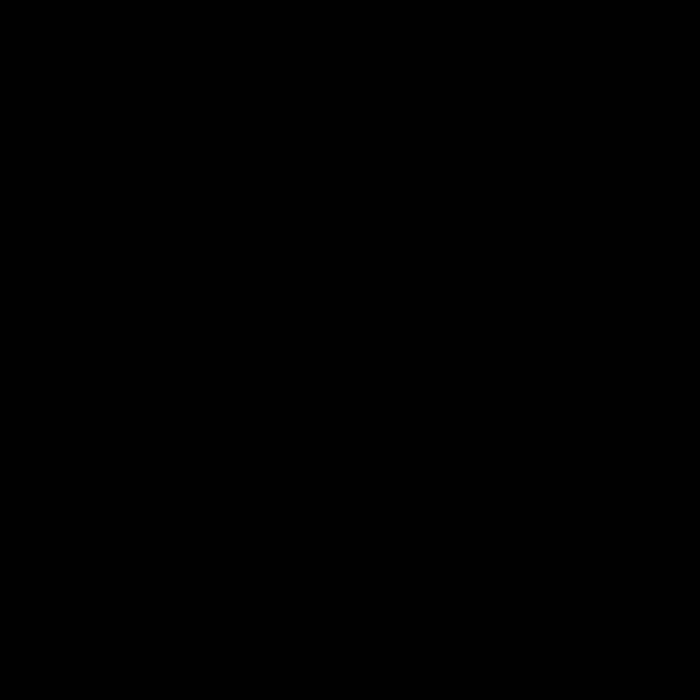
Frame 1 (no input)
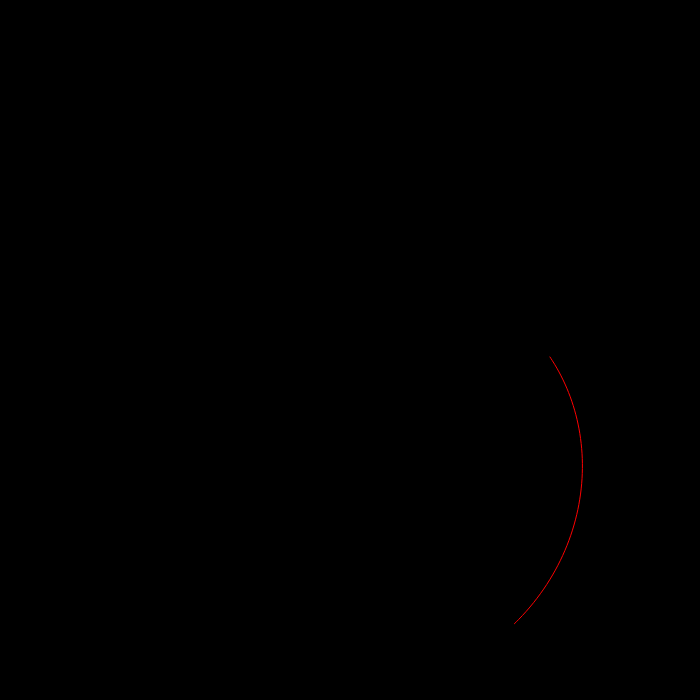
Frame 60 (no input)
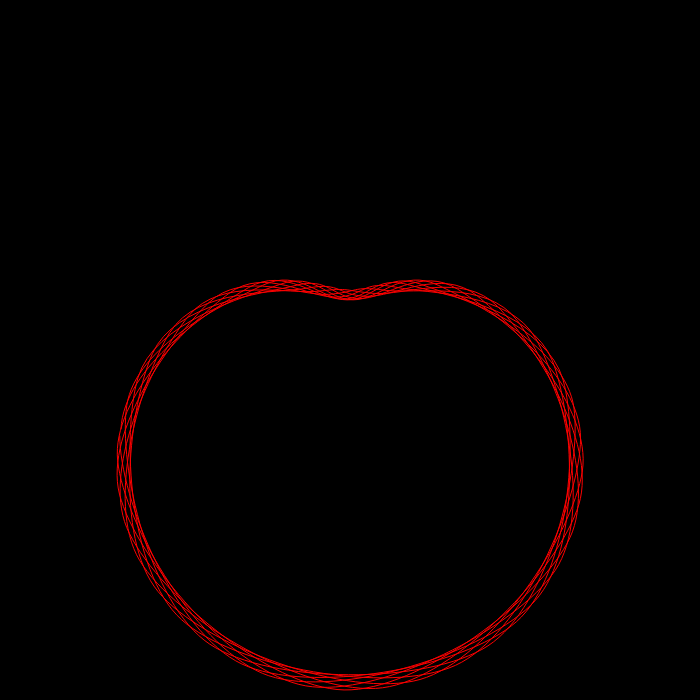
Frame 120 (the mouse pressed at the canvas centre since frame 60)

The p5.js sketch that drew these frames (run headless with seeded random() and noise() and a simulated clock; from frame 60 on, the mouse is pressed at the canvas centre):

// p5.js sketch
// ── sketch.js
let vectors = [];
let angle = 0
let radiusAngle = 0;
const angleIncrementer = 50;
const radiusAngleIncrementer = 43.5;
const minRadius = 50;
const maxRadius = 340;
const diameter = 5;

function setup() {
    createCanvas(700, 700);
    angleMode(DEGREES);
    background(0);
    noFill();
    stroke(255,0,0);
}

function draw() {
    frameRate(144);
    background(0);
    translate(width/2, height/2);

    angle = (angle + map(mouseX, 0, width, 1, 100)) % 360;
    radiusAngle = (radiusAngle + map(mouseY, 0, height, 1, 100)) % 360;

    const radiusX = map(sin(radiusAngle), -1, 1, minRadius, maxRadius);
    const radiusY = map(sin(radiusAngle), -1, 1, minRadius, maxRadius);
    const x = cos(angle) * radiusX;
    const y = sin(angle) * radiusY;

    vectors.push(createVector(x, y));

    beginShape();
    for(let i = 0; i < vectors.length; i++){
        const x = vectors[i].x;
        const y = vectors[i].y;
        curveVertex(x, y);
        // circle(x, y, diameter);
    }
    endShape();
}

function mousePressed(){
    background(0);
    vectors = [];
}
